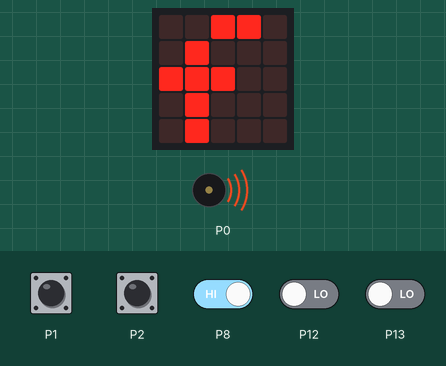
A program run on a simulated BBC micro:bit (MakeCode). Shown: the board's 5×5 LED display, buzzer (waves = sounding). The test bench sets the inputs (shaded band); at power-on: P8 HIGH, P12 LOW, P13 LOW.

Above: at 1.3 s.
1.4 s: touch pin P1 pressed for 0.95 s
At 2.1 s:
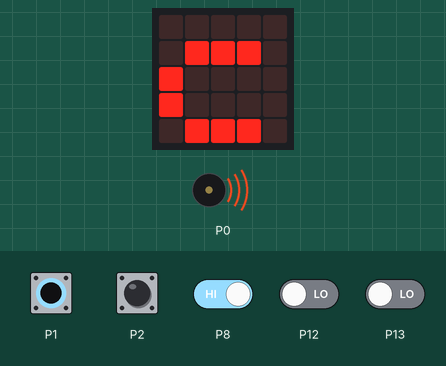
3.8 s: touch pin P2 pressed for 0.95 s
At 4.4 s:
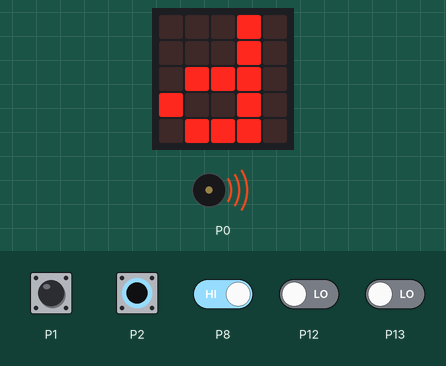
6.2 s: P8 driven LOW
At 7.2 s:
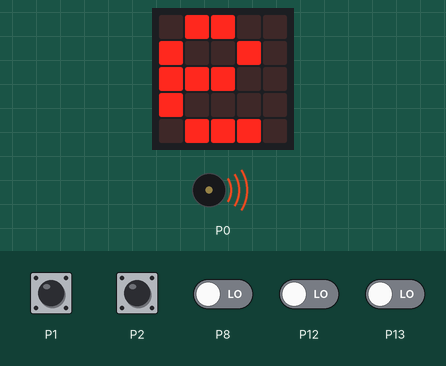
9.8 s: P8 driven HIGH
At 10.6 s:
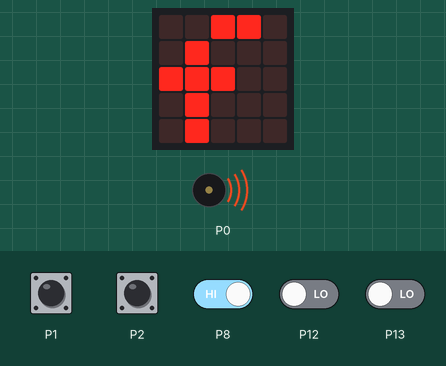
13.0 s: P12 driven HIGH
At 13.6 s:
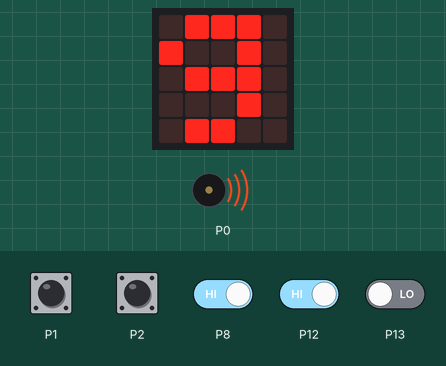
16.6 s: P12 driven LOW
At 17.5 s:
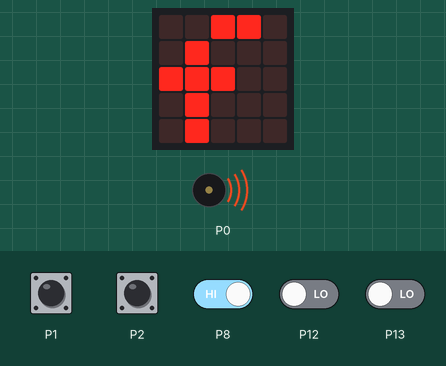
Timing chart, 0 to 19.6 s (numbered marks = the images above; inputs shaded):
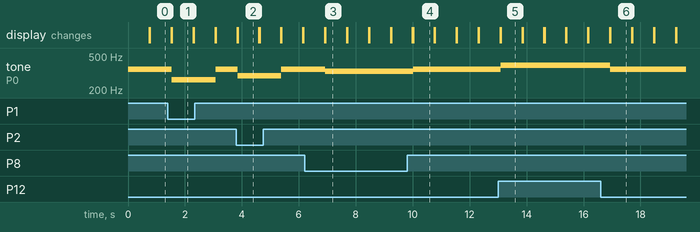

The program:

main.ts
```typescript
pins.setPull(DigitalPin.P8, PinPullMode.PullNone)
pins.setPull(DigitalPin.P12, PinPullMode.PullNone)
pins.setPull(DigitalPin.P13, PinPullMode.PullNone)
pins.setPull(DigitalPin.P14, PinPullMode.PullNone)
pins.setPull(DigitalPin.P15, PinPullMode.PullNone)
pins.setPull(DigitalPin.P16, PinPullMode.PullNone)
basic.forever(function () {
    if (input.pinIsPressed(TouchPin.P1)) {
        music.ringTone(262)
        basic.showString("c")
    } else if (input.pinIsPressed(TouchPin.P2)) {
        music.ringTone(294)
        basic.showString("d")
    } else if (pins.digitalReadPin(DigitalPin.P8) == 0) {
        music.ringTone(330)
        basic.showString("e")
    } else if (pins.digitalReadPin(DigitalPin.P12) == 0) {
        music.ringTone(349)
        basic.showString("f")
    } else if (pins.digitalReadPin(DigitalPin.P13) == 0) {
        music.ringTone(392)
        basic.showString("g")
    } else if (pins.digitalReadPin(DigitalPin.P14) == 0) {
        music.ringTone(440)
        basic.showString("a")
    } else if (pins.digitalReadPin(DigitalPin.P15) == 0) {
        music.ringTone(494)
        basic.showString("h")
    } else if (pins.digitalReadPin(DigitalPin.P16) == 0) {
        music.ringTone(523)
        basic.showString("c")
    } else {
        music.ringTone(0)
    }
    basic.clearScreen()
})
```

test.ts
```typescript
// testene settes inn her; disse vil ikke kompilert så lenge denne pakken blir brukt som en utvidelse.
```

Measured:
- after the input at 1.4 s, tone on P0: 349 Hz → 262 Hz after 0.14 s, → 349 Hz 1.5 s later; the display: first differs from a run without the input after 0.14 s (image 1)
- after the input at 3.8 s, tone on P0: 349 Hz → 294 Hz after 0.05 s, → 349 Hz 1.5 s later; the display: first differs from a run without the input after 0.05 s (image 2)
- after the input at 6.2 s, tone on P0: 349 Hz → 330 Hz after 0.73 s; the display: first differs from a run without the input after 0.73 s (image 3)
- after the input at 9.8 s, tone on P0: 330 Hz → 349 Hz after 0.21 s; the display: first differs from a run without the input after 0.21 s (image 4)
- after the input at 13.0 s, tone on P0: 349 Hz → 392 Hz after 0.09 s; the display: first differs from a run without the input after 0.09 s (image 5)
- after the input at 16.6 s, tone on P0: 392 Hz → 349 Hz after 0.34 s; the display: first differs from a run without the input after 0.34 s (image 6)
- what the display in image 1 shows lasts 0.8 s, from 1.5 s to 2.3 s
